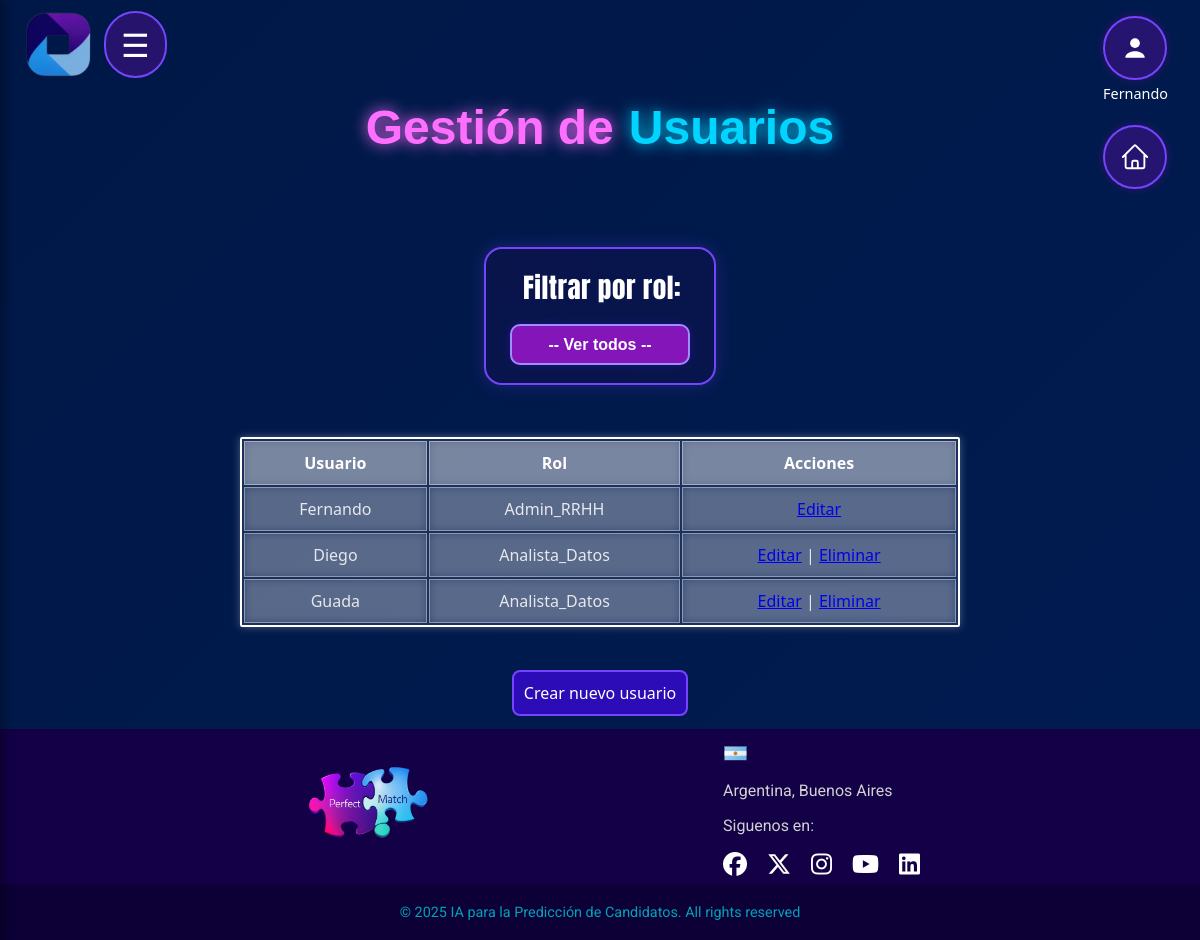
The page /gestionar_usuarios (signed in) on the database as committed earlier.
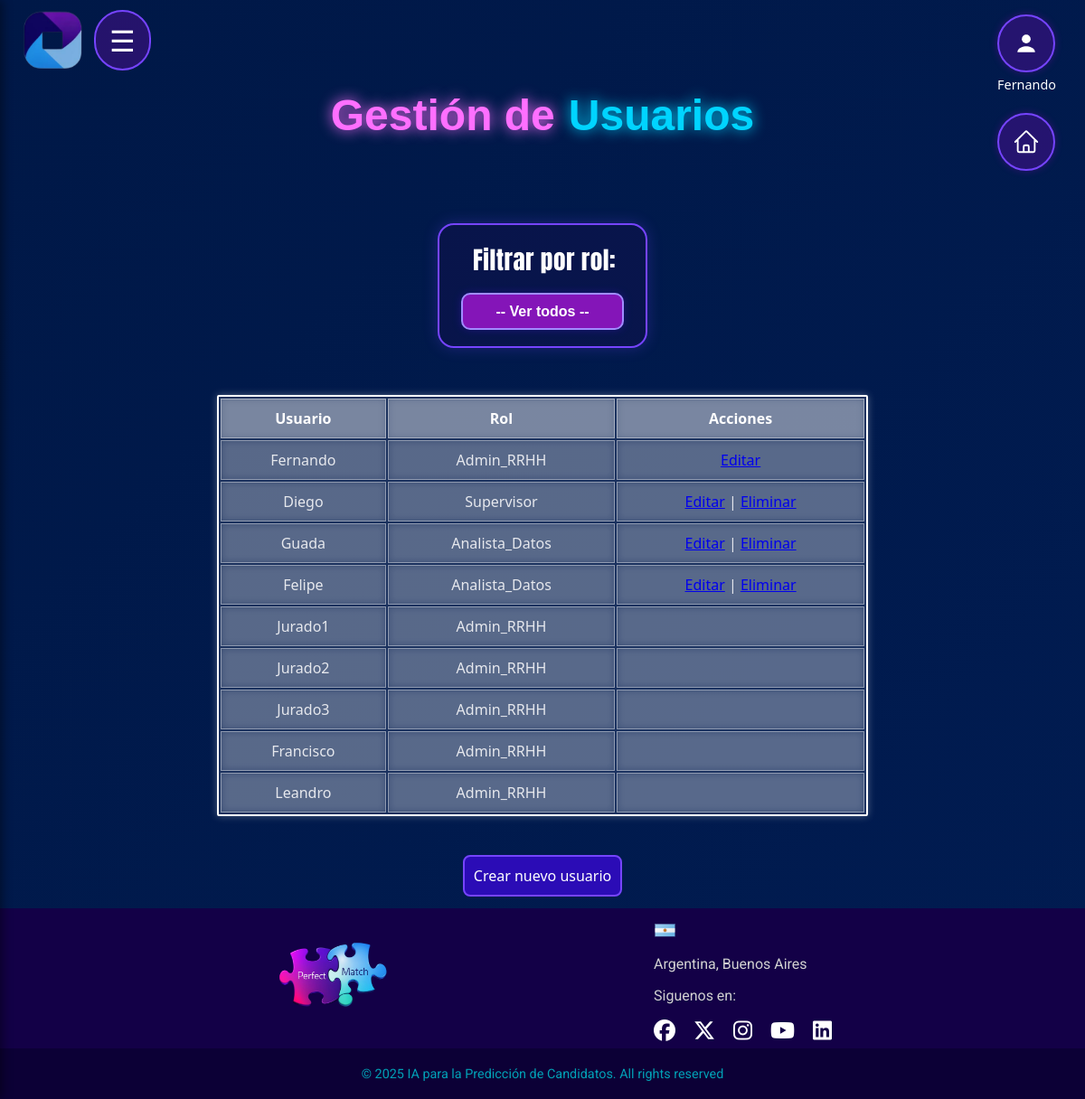
The same page on the database as committed later.
### app.py (models this page shows)
class Usuario(db.Model):
    __tablename__ = 'usuario'
    id = db.Column(db.Integer, primary_key=True)
    username = db.Column(db.String(100), nullable=False, unique=True)
    password = db.Column(db.String(100), nullable=False)
    type = db.Column(db.String(50), nullable=False)

### app.py (the view)
@app.route('/gestionar_usuarios', methods=['GET', 'POST'])
@login_required(roles=["Admin_RRHH"])
def gestionar_usuarios():
    filtro = request.args.get('rol')
    if filtro:
        usuarios = Usuario.query.filter(Usuario.type == filtro).all()
    else:
        usuarios = Usuario.query.all()
    return render_template('gestionarUsuarios.html', usuarios=usuarios, filtro=filtro)

### app.py (called while the page is built)
def login_required(roles=None):
    def decorator(f):
        @wraps(f)
        def wrapped(*args, **kwargs):
            if 'username' not in session:
                return redirect(url_for('login'))
            if roles and session.get('type') not in roles:
                return "Acceso no autorizado"
            return f(*args, **kwargs)
        return wrapped
    return decorator

### templates/gestionarUsuarios.html (shortened to what this page needs)
<!DOCTYPE html>
<html lang="es">
<head>
  <link rel="stylesheet" href="{{ url_for('static', filename='gestionarUsuarios.css') }}">
  <link rel="stylesheet" href="https://cdnjs.cloudflare.com/ajax/libs/font-awesome/6.5.0/css/all.min.css">
  <link rel="stylesheet" href="{{ url_for('static', filename='css/header_general.css') }}">
  <link rel="stylesheet" href="{{ url_for('static', filename='css/menu.css') }}">
  <link rel="stylesheet" href="{{ url_for('static', filename='css/footer.css') }}">
  <link rel="stylesheet" href="{{ url_for('static', filename='css/fragments/particles.css') }}">
  <link rel="stylesheet" href="{{ url_for('static', filename='css/fragments/titles.css') }}">
</head>
<body>
  {% include "fragments/particles.html" %}
  {% include "layout/header_general.html" %}
  {% include "layout/menu.html" %}
  <h1><p class="title-perfect-violet">Gestión de </p><p class="title-match-blue">Usuarios</p></h1>
  <form method="GET" action="{{ url_for('gestionar_usuarios') }}">
    <label class="filtro-label">Filtrar por rol:</label>
    <select name="rol" class="custom-select" onchange="this.form.submit()">
      <option value="">-- Ver todos --</option>
    </select>
  </form>
  <table>
    <thead>
      <tr>
        <th>Usuario</th>
        <th>Rol</th>
        <th>Acciones</th>
      </tr>
    </thead>
    <tbody>
      {% for u in usuarios %}
      <tr>
        <td>{{ u.username }}</td>
        <td>{{ u.type }}</td>
        <td>
          {% if u.username == session['username'] or u.type != "Admin_RRHH" %}
          <a href="{{ url_for('editar_usuario', id=u.id, type=u.type) }}"> Editar</a>
          {% endif %}
          {% if u.type != "Admin_RRHH" %}
          | <a href="{{ url_for('eliminar_usuario', id=u.id) }}"
            onclick="return confirm('¿Eliminar usuario?')">Eliminar</a>
          {% endif %}
        </td>
      </tr>
      {% endfor %}
    </tbody>
  </table>
  <div class="submenu">
    <a href="{{ url_for('crear_usuario') }}">Crear nuevo usuario</a>
  </div>
  {% include "layout/footer.html" %}
</body>
</html>

### templates/fragments/particles.html (shortened to what this page needs)
    <div class="particles">
    </div>

### templates/layout/header_general.html (shortened to what this page needs)
<header>
    <div>
        <img class="logo" src="{{ url_for('static', filename='images/logoApptitudAI.png') }}" alt="Logo de ApptitudAI">
    </div>
    <div class="user-menu-wrapper">
        <label for="user-toggle" class="user-main">
            <div class="user-button">
                <svg viewBox="0 0 16 16" xmlns="http://www.w3.org/2000/svg" width="26" height="26">
                    <circle cx="8" cy="5" r="3" fill="#ffffff" />
                    <path d="M2 14c0-3 4-4 6-4s6 1 6 4" fill="#ffffff" />
                </svg>
            </div>
            <div class="user-name">
                <p style="color: white; margin: 4px 0 0 0; font-size: 0.9rem;">{{ session.get('username') }}</p>
            </div>
        </label>
        {% if show_home_icon is not defined or show_home_icon %}
        <a href="{{ url_for('predecir') }}" class="user-main" title="Volver al inicio" style="margin-left: 18px; margin-top: 0;">
            <div class="user-button">
            </div>
        </a>
        {% endif %}
    </div>
</header>

### templates/layout/menu.html (shortened to what this page needs)
<label for="menu-toggle" class="menu-icon">&#9776;</label>

### templates/layout/footer.html
<footer class="footer">
    <div class="footer-content">
        <div class="footer-logo">
            <img src="{{ url_for('static', filename='images/logoPerfectMatch.png') }}" alt="PF Image">
        </div>
        <div class="footer-contacts">
            <div class="footer-country">
                <div class="address">
                    <img src="{{ url_for('static', filename='images/ArgentinaS.png') }}" alt="Argentina Flag">
                    <p>Argentina, Buenos Aires</p>
                    <p>Siguenos en:</p>
                    <div class="social-media">
                        <a href="#"><i class="fa-brands fa-facebook"></i></a>
                        <a href="#"><i class="fa-brands fa-x-twitter"></i></a>
                        <a href="#"><i class="fa-brands fa-instagram"></i></a>
                        <a href="#"><i class="fa-brands fa-youtube"></i></a>
                        <a href="#"><i class="fa-brands fa-linkedin"></i></a>
                    </div>
                </div>
            </div>
        </div>
    </div>
    <div class="footer-bottom">
        <p>© 2025 IA para la Predicción de Candidatos. All rights reserved</p>
    </div>
</footer>

### static/gestionarUsuarios.css (style rules this page uses)
html { background: #5A189A; }
body { display: flex; flex-direction: column; justify-content: center; align-items: center; min-height: 100vh; margin: 0; padding: 0; font-family: 'Segoe UI', sans-serif; background: linear-gradient(135deg, #001847, #011d55, #2a0047, #390061); background-size: 400% 400%; animation: gradient 15s ease infinite; }
h1 { font-family: "Erica One", sans-serif; font-size: 3rem; width: fit-content; text-align: center; border-radius: 32px; border: none; color: #fefefe; text-shadow: -3px 3px 0px #49007e, 3px -3px 0px #2f00d9; transition: all 0.3s ease-in-out; min-width: 100%; display: flex; align-items: center; justify-content: center; gap: 15px; margin-top: 5rem; padding: 0; position: relative; }
form { animation: elevar 2s ease-out forwards; margin: 2.5rem auto 2rem auto; padding: 18px 24px; border-radius: 18px; max-width: 340px; background: rgba(44,0,80,0.18); border: 2px solid #7644ff; box-shadow: 0 0 16px #7644ff44; text-align: center; }
.filtro-label { font-family: 'Space Grotesk', sans-serif; font-size: 1.2rem; color: #a259ff; margin-bottom: 8px; display: block; font-weight: 600; letter-spacing: 0.5px; }
.custom-select { background-color: #3815b8; color: #fff; border: 2px solid #a18cff; border-radius: 10px; padding: 10px 15px; font-size: 1rem; margin-top: 8px; margin-bottom: 0; appearance: none; -webkit-appearance: none; -moz-appearance: none; cursor: pointer; text-align: center; text-align-last: center; box-shadow: 0 0 10px rgba(56, 21, 184, 0.4); transition: background-color 0.3s, box-shadow 0.3s; }
.custom-select option { background-color: #3815b8; color: #fff; text-align: center; }
input, select, button { text-decoration: none; color: rgba(255, 255, 255, 0.8); font-size: 1.2rem; font-weight: bold; margin: 10px auto; padding: 12px 14px; border-radius: 8px; background-color: rgba(255, 255, 255, 0.2); border: none; transition: all 0.3s ease-in-out; width: 180px; }
.filtro-label { display: block; font-family: 'Anton', sans-serif; font-size: 1.7rem; font-weight: 500; color: #ffffff; margin-bottom: 0.5rem; padding-left: 4px; transition: color 0.3s ease; }
.custom-select { background-color: #8415b8; color: white; border: 2px solid #a18cff; border-radius: 10px; padding: 10px 15px; font-size: 1rem; appearance: none; -webkit-appearance: none; -moz-appearance: none; cursor: pointer; text-align: center; text-align-last: center; box-shadow: 0 0 10px rgba(56, 21, 184, 0.4); transition: background-color 0.3s ease, box-shadow 0.3s ease; }
.custom-select option { background-color: #3815b8; color: white; text-align: center; }
table { max-width: 60%; width: 100%; border-collapse: separate; background-color: rgba(255, 255, 255, 0.1); color: rgba(255, 255, 255, 0.85); border-radius: 2px; border: 2px solid #fff; box-shadow: 0 0 8px rgba(255, 255, 255, 0.3); transition: all 0.3s ease-in-out; animation: elevar 2s ease-out forwards; margin-bottom: 30px; margin-left: auto; margin-right: auto; margin-top: 20px; }
table th, table td { padding: 10px 14px; text-align: center; border: 1px solid rgba(255, 255, 255, 0.4); backdrop-filter: blur(4px); }
table th { background-color: rgba(255, 255, 255, 0.2); color: #fff; font-weight: bold; }
table tr:nth-child(even), table tr:nth-child(odd) { background-color: rgba(255, 255, 255, 0.1); }

### static/css/header_general.css (style rules this page uses)
header { display: flex; flex-wrap: nowrap; align-items: center; justify-content: space-between; width: 100%; box-sizing: border-box; top: 0; z-index: 10; position: absolute; padding: 10px 20px; background-color: transparent; }
.logo { margin-left: 5px; max-height: 70px; max-width: 100%; }
.user-menu-wrapper { top: 1rem; right: 2rem; position: fixed; }
.user-main { cursor: pointer; }
.user-button { background-color: rgba(183, 0, 255, 0.2); border: 2px solid #7644ff; box-shadow: 0 0 8px rgba(161, 0, 201, 0.3); border-radius: 50%; width: 60px; height: 60px; display: flex; align-items: center; justify-content: center; transition: background-color 0.3s; }

### static/css/fragments/particles.css (style rules this page uses)
.particles { position: fixed; top: 0; left: 0; width: 100%; height: 100%; pointer-events: none; z-index: 1; overflow: hidden; }

### static/css/fragments/titles.css (style rules this page uses)
.title-perfect-violet { color: #ff6fff; text-shadow: 0 0 15px #ff6fff; animation: fadeInUp 1s ease-out 0.4s both; margin: 20px 0; }
.title-match-blue { color: #00d4ff; text-shadow: 0 0 15px #00d4ff; animation: fadeInRight 1s ease-out 0.6s both; margin: 20px 0; }

Rows that differ between the two databases and show on the page:
changed Usuario "Diego": type "Analista_Datos" → "Supervisor"
added Usuario: username "Felipe", type "Analista_Datos"
added Usuario: username "Jurado1", type "Admin_RRHH"
added Usuario: username "Jurado2", type "Admin_RRHH"
added Usuario: username "Jurado3", type "Admin_RRHH"
added Usuario: username "Francisco", type "Admin_RRHH"
added Usuario: username "Leandro", type "Admin_RRHH"
